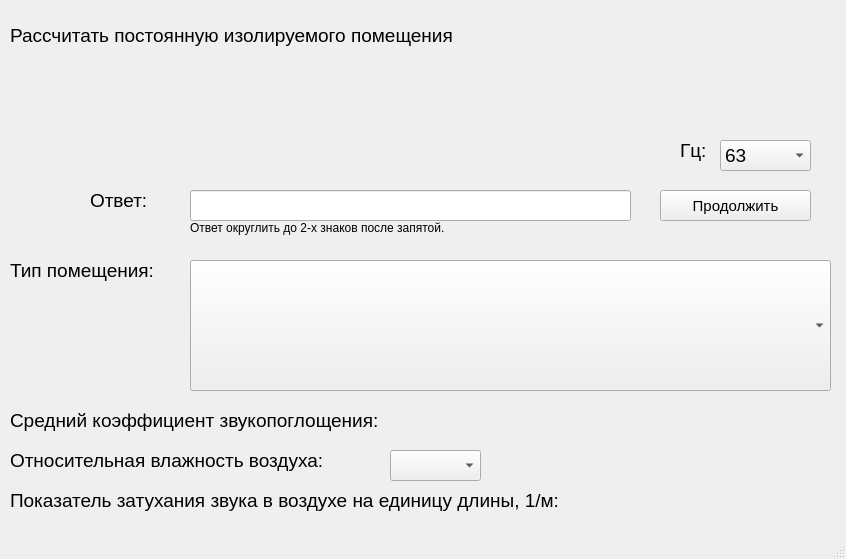
<?xml version="1.0" encoding="UTF-8"?>
<ui version="4.0">
 <class>MainWindow</class>
 <widget class="QMainWindow" name="MainWindow">
  <property name="geometry">
   <rect>
    <x>0</x>
    <y>0</y>
    <width>846</width>
    <height>559</height>
   </rect>
  </property>
  <property name="windowTitle">
   <string>Второе задание</string>
  </property>
  <widget class="QWidget" name="centralwidget">
   <widget class="QLabel" name="label">
    <property name="geometry">
     <rect>
      <x>260</x>
      <y>70</y>
      <width>341</width>
      <height>81</height>
     </rect>
    </property>
    <property name="text">
     <string/>
    </property>
    <property name="pixmap">
     <pixmap>../../image/secondTask/B.png</pixmap>
    </property>
   </widget>
   <widget class="QLabel" name="label_2">
    <property name="geometry">
     <rect>
      <x>10</x>
      <y>20</y>
      <width>711</width>
      <height>31</height>
     </rect>
    </property>
    <property name="font">
     <font>
      <pointsize>14</pointsize>
     </font>
    </property>
    <property name="text">
     <string>Рассчитать постоянную изолируемого помещения</string>
    </property>
   </widget>
   <widget class="QLineEdit" name="lineEdit">
    <property name="geometry">
     <rect>
      <x>190</x>
      <y>190</y>
      <width>441</width>
      <height>31</height>
     </rect>
    </property>
    <property name="font">
     <font>
      <pointsize>14</pointsize>
     </font>
    </property>
   </widget>
   <widget class="QLabel" name="label_3">
    <property name="geometry">
     <rect>
      <x>90</x>
      <y>180</y>
      <width>101</width>
      <height>41</height>
     </rect>
    </property>
    <property name="font">
     <font>
      <pointsize>14</pointsize>
     </font>
    </property>
    <property name="text">
     <string>Ответ:</string>
    </property>
   </widget>
   <widget class="QPushButton" name="pushButton">
    <property name="geometry">
     <rect>
      <x>660</x>
      <y>190</y>
      <width>151</width>
      <height>31</height>
     </rect>
    </property>
    <property name="font">
     <font>
      <pointsize>11</pointsize>
     </font>
    </property>
    <property name="text">
     <string>Продолжить</string>
    </property>
   </widget>
   <widget class="QLabel" name="label_4">
    <property name="geometry">
     <rect>
      <x>680</x>
      <y>130</y>
      <width>101</width>
      <height>41</height>
     </rect>
    </property>
    <property name="font">
     <font>
      <pointsize>14</pointsize>
     </font>
    </property>
    <property name="text">
     <string>Гц:</string>
    </property>
   </widget>
   <widget class="QComboBox" name="comboBox">
    <property name="geometry">
     <rect>
      <x>720</x>
      <y>140</y>
      <width>91</width>
      <height>31</height>
     </rect>
    </property>
    <property name="font">
     <font>
      <pointsize>14</pointsize>
     </font>
    </property>
    <property name="styleSheet">
     <string notr="true"/>
    </property>
    <property name="minimumContentsLength">
     <number>0</number>
    </property>
    <item>
     <property name="text">
      <string>63</string>
     </property>
    </item>
    <item>
     <property name="text">
      <string>125</string>
     </property>
    </item>
    <item>
     <property name="text">
      <string>250</string>
     </property>
    </item>
    <item>
     <property name="text">
      <string>500</string>
     </property>
    </item>
    <item>
     <property name="text">
      <string>1000</string>
     </property>
    </item>
    <item>
     <property name="text">
      <string>2000</string>
     </property>
    </item>
    <item>
     <property name="text">
      <string>4000</string>
     </property>
    </item>
   </widget>
   <widget class="QLabel" name="label_5">
    <property name="geometry">
     <rect>
      <x>10</x>
      <y>250</y>
      <width>181</width>
      <height>41</height>
     </rect>
    </property>
    <property name="font">
     <font>
      <pointsize>14</pointsize>
     </font>
    </property>
    <property name="text">
     <string>Тип помещения:</string>
    </property>
   </widget>
   <widget class="QComboBox" name="comboBox_2">
    <property name="geometry">
     <rect>
      <x>190</x>
      <y>260</y>
      <width>641</width>
      <height>131</height>
     </rect>
    </property>
    <property name="font">
     <font>
      <pointsize>14</pointsize>
     </font>
    </property>
    <property name="styleSheet">
     <string notr="true"/>
    </property>
    <property name="minimumContentsLength">
     <number>0</number>
    </property>
    <item>
     <property name="text">
      <string/>
     </property>
    </item>
    <item>
     <property name="text">
      <string>Машинные залы, генераторные, испытательные стенды,
вентиляционные камеры, цехи предприятий пищевой
промышленности с ограждениями,
облицованными моющейся плиткой.</string>
     </property>
    </item>
    <item>
     <property name="text">
      <string>Механические и металлообрабатывающие цехи; 
цехи агрегатной сборки в авиационной и
судостроительной промышленности</string>
     </property>
    </item>
    <item>
     <property name="text">
      <string>Цехи деревообработки и предприятий
текстильной промышленности; посты управления;
лабораторий; конструкторские бюро; 
рабочие помещения управлений.</string>
     </property>
    </item>
   </widget>
   <widget class="QLabel" name="label_6">
    <property name="geometry">
     <rect>
      <x>10</x>
      <y>390</y>
      <width>551</width>
      <height>61</height>
     </rect>
    </property>
    <property name="font">
     <font>
      <pointsize>14</pointsize>
     </font>
    </property>
    <property name="text">
     <string>Средний коэффициент звукопоглощения:</string>
    </property>
   </widget>
   <widget class="QLabel" name="label_7">
    <property name="geometry">
     <rect>
      <x>460</x>
      <y>410</y>
      <width>101</width>
      <height>21</height>
     </rect>
    </property>
    <property name="font">
     <font>
      <pointsize>14</pointsize>
     </font>
    </property>
    <property name="text">
     <string/>
    </property>
   </widget>
   <widget class="QLabel" name="label_8">
    <property name="geometry">
     <rect>
      <x>10</x>
      <y>440</y>
      <width>381</width>
      <height>41</height>
     </rect>
    </property>
    <property name="font">
     <font>
      <pointsize>14</pointsize>
     </font>
    </property>
    <property name="text">
     <string>Относительная влажность воздуха:</string>
    </property>
   </widget>
   <widget class="QComboBox" name="comboBox_3">
    <property name="geometry">
     <rect>
      <x>390</x>
      <y>450</y>
      <width>91</width>
      <height>31</height>
     </rect>
    </property>
    <property name="font">
     <font>
      <pointsize>14</pointsize>
     </font>
    </property>
    <property name="styleSheet">
     <string notr="true"/>
    </property>
    <property name="minimumContentsLength">
     <number>0</number>
    </property>
    <item>
     <property name="text">
      <string/>
     </property>
    </item>
    <item>
     <property name="text">
      <string>30</string>
     </property>
    </item>
    <item>
     <property name="text">
      <string>35</string>
     </property>
    </item>
    <item>
     <property name="text">
      <string>40</string>
     </property>
    </item>
    <item>
     <property name="text">
      <string>45</string>
     </property>
    </item>
    <item>
     <property name="text">
      <string>50</string>
     </property>
    </item>
    <item>
     <property name="text">
      <string>55</string>
     </property>
    </item>
    <item>
     <property name="text">
      <string>60</string>
     </property>
    </item>
    <item>
     <property name="text">
      <string>65</string>
     </property>
    </item>
    <item>
     <property name="text">
      <string>70</string>
     </property>
    </item>
    <item>
     <property name="text">
      <string>75</string>
     </property>
    </item>
    <item>
     <property name="text">
      <string>80</string>
     </property>
    </item>
    <item>
     <property name="text">
      <string>90</string>
     </property>
    </item>
   </widget>
   <widget class="QLabel" name="label_9">
    <property name="geometry">
     <rect>
      <x>10</x>
      <y>480</y>
      <width>681</width>
      <height>41</height>
     </rect>
    </property>
    <property name="font">
     <font>
      <pointsize>14</pointsize>
     </font>
    </property>
    <property name="text">
     <string>Показатель затухания звука в воздухе на единицу длины, 1/м:</string>
    </property>
   </widget>
   <widget class="QLabel" name="label_10">
    <property name="geometry">
     <rect>
      <x>710</x>
      <y>480</y>
      <width>121</width>
      <height>41</height>
     </rect>
    </property>
    <property name="font">
     <font>
      <pointsize>14</pointsize>
     </font>
    </property>
    <property name="text">
     <string/>
    </property>
   </widget>
   <widget class="QLabel" name="label_11">
    <property name="geometry">
     <rect>
      <x>190</x>
      <y>220</y>
      <width>271</width>
      <height>16</height>
     </rect>
    </property>
    <property name="text">
     <string>Ответ округлить до 2-х знаков после запятой.</string>
    </property>
   </widget>
  </widget>
  <widget class="QStatusBar" name="statusbar"/>
 </widget>
 <resources/>
 <connections/>
</ui>
